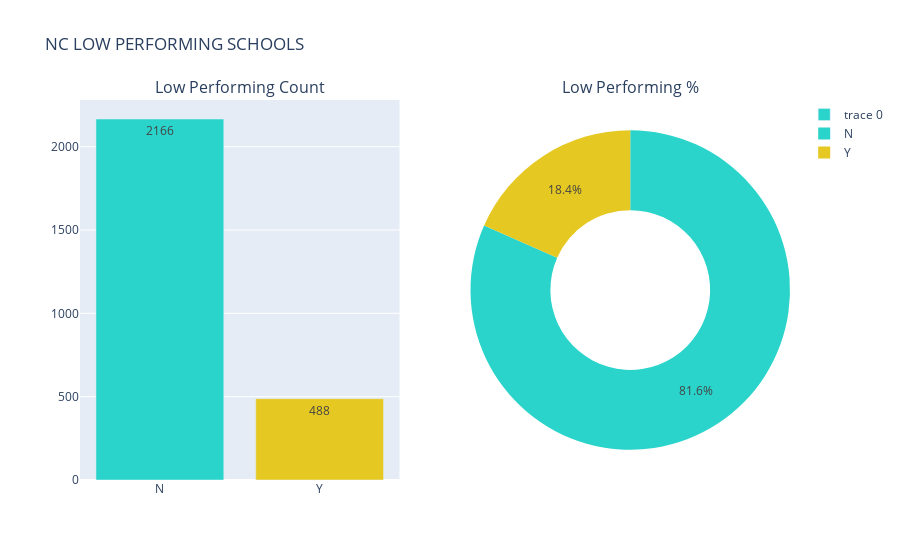

Notebook source saved alongside this figure:
### Code cell
fig = make_subplots(rows=1, cols=2, 
                    specs=[[{"type": "xy"}, {"type": "domain"}]],
                    subplot_titles=('Low Performing Count', 'Low Performing %'))

fig.add_trace(go.Bar(x=lowperf_cnt_2019['lp_school'], 
                     y=lowperf_cnt_2019['count'],
                     text=lowperf_cnt_2019['count'],
                     textposition = 'auto',
                     marker=dict(color=['#2ad4cb','#e6c822'])), row=1, col=1)

fig.add_trace(go.Pie(labels=lowperf_cnt_2019['lp_school'], 
                     values=lowperf_cnt_2019['count'], 
                     name='NC Low Performing Schools %',
                     hole = 0.5,
                     marker=dict(colors=['#2ad4cb','#e6c822'])), row=1, col=2)

fig.update_layout(height=500, 
                  title_text='NC LOW PERFORMING SCHOOLS',
                  showlegend=True)

fig.show()

### Figure 1 — Plotly figure (JSON) as saved in the notebook; plotly's stock layout.template omitted (floating-point values rounded to 4 significant figures)
{"data": [{"marker": {"color": ["#2ad4cb", "#e6c822"]}, "text": [2166, 488], "textposition": "auto", "type": "bar", "x": ["N", "Y"], "xaxis": "x", "y": [2166, 488], "yaxis": "y"}, {"domain": {"x": [0.55, 1], "y": [0, 1]}, "hole": 0.5, "labels": ["N", "Y"], "marker": {"colors": ["#2ad4cb", "#e6c822"]}, "name": "NC Low Performing Schools %", "type": "pie", "values": [2166, 488]}], "layout": {"annotations": [{"font": {"size": 16}, "showarrow": false, "text": "Low Performing Count", "x": 0.225, "xanchor": "center", "xref": "paper", "y": 1, "yanchor": "bottom", "yref": "paper"}, {"font": {"size": 16}, "showarrow": false, "text": "Low Performing %", "x": 0.775, "xanchor": "center", "xref": "paper", "y": 1, "yanchor": "bottom", "yref": "paper"}], "autosize": true, "showlegend": true, "title": {"text": "NC LOW PERFORMING SCHOOLS"}, "xaxis": {"anchor": "y", "autorange": true, "domain": [0, 0.45], "range": [-0.5, 1.5], "type": "category"}, "yaxis": {"anchor": "x", "autorange": true, "domain": [0, 1], "range": [0, 2280], "type": "linear"}}}
